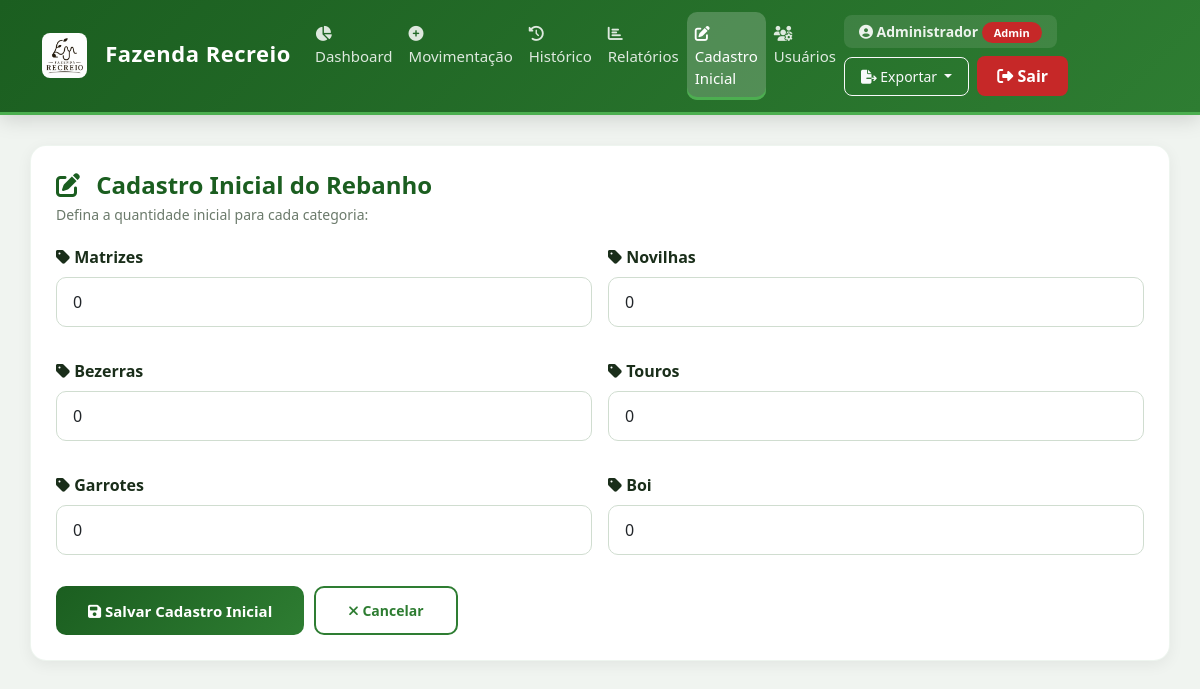
/cadastro_inicial (signed in), run on the app's committed database.
### tables this page shows
CREATE TABLE categorias (
        id INTEGER PRIMARY KEY AUTOINCREMENT,
        nome TEXT,
        quantidade INTEGER DEFAULT 0
    );

### app.py (the view, shortened to what this page needs)
@app.route("/cadastro_inicial", methods=["GET", "POST"])
@admin_required
def cadastro_inicial():
    conn = connect()
    cursor = conn.cursor()
    cursor.execute("SELECT nome, quantidade FROM categorias ORDER BY id")
    dados = cursor.fetchall()
    conn.close()
    return render_template("cadastro_inicial.html", dados=dados)

### app.py (called while the page is built)
def admin_required(f):
    @wraps(f)
    def decorated_function(*args, **kwargs):
        if 'usuario' not in session:
            flash('Por favor, faça login para acessar esta página.', 'warning')
            return redirect(url_for('login'))
        if session.get('tipo') != 'admin':
            flash('Acesso negado. Área restrita ao administrador.', 'danger')
            return redirect(url_for('dashboard'))
        return f(*args, **kwargs)
    return decorated_function

### database.py (called while the page is built)
def connect():
    return sqlite3.connect(DB_NAME)

### templates/cadastro_inicial.html
{% extends "base.html" %}
{% block content %}
<div class="card-dashboard">
    <h2><i class="fas fa-edit" style="color: #1B5E20;"></i> Cadastro Inicial do Rebanho</h2>
    <p class="subtitle">Defina a quantidade inicial para cada categoria:</p>
    <form method="POST">
        <div class="row g-3">
            {% for categoria, quantidade in dados %}
            <div class="col-md-6">
                <div class="mb-3">
                    <label class="form-label" style="font-weight: 600;">
                        <i class="fas fa-tag"></i> {{ categoria }}
                    </label>
                    <input
                        class="form-control"
                        type="number"
                        name="{{ categoria }}"
                        value="{{ quantidade }}"
                        min="0"
                        required
                        style="border-radius: 10px; padding: 12px 16px; border: 1px solid #d0ddd0; font-size: 16px;">
                </div>
            </div>
            {% endfor %}
        </div>
        <div style="display: flex; gap: 10px; flex-wrap: wrap; margin-top: 15px;">
            <button type="submit" class="btn-primary-custom" style="padding: 12px 32px;">
                <i class="fas fa-save"></i> Salvar Cadastro Inicial
            </button>
            <a href="/" class="btn-outline-custom" style="padding: 12px 32px; text-decoration: none;">
                <i class="fas fa-times"></i> Cancelar
            </a>
        </div>
    </form>
</div>
{% endblock %}

### static/css/style.css (style rules this page uses)
* { margin: 0; padding: 0; box-sizing: border-box; }
body { font-family: 'Segoe UI', 'Roboto', Arial, sans-serif; background: #f0f4f0; color: #1a2e1a; min-height: 100vh; }
.card-dashboard { background: white; border-radius: 16px; padding: 25px; box-shadow: 0 4px 15px rgba(0, 0, 0, 0.06); margin-bottom: 25px; transition: all 0.3s ease; border: 1px solid rgba(46, 125, 50, 0.08); }
.card-dashboard h2 { color: #1B5E20; font-weight: 700; font-size: 24px; margin-bottom: 5px; }
.card-dashboard h2 i { margin-right: 10px; }
.card-dashboard .subtitle { color: #6b7a6b; font-size: 14px; margin-bottom: 20px; }
.btn-primary-custom { background: linear-gradient(135deg, #1B5E20, #2E7D32); color: white; border: none; padding: 10px 24px; border-radius: 10px; font-weight: 600; font-size: 15px; transition: all 0.3s ease; cursor: pointer; }
.btn-outline-custom { background: transparent; color: #2E7D32; border: 2px solid #2E7D32; padding: 8px 20px; border-radius: 10px; font-weight: 600; font-size: 14px; transition: all 0.3s ease; cursor: pointer; }
.mb-3 { margin-bottom: 15px; }

### data on the page
categorias: nome "Matrizes", Matrizes "0"
categorias: nome "Novilhas", Novilhas "0"
categorias: nome "Bezerras", Bezerras "0"
categorias: nome "Touros", Touros "0"
categorias: nome "Garrotes", Garrotes "0"
categorias: nome "Boi", quantidade "0"

### other printed values
{{ session.get('nome', 'Usuário') }} "Administrador"
